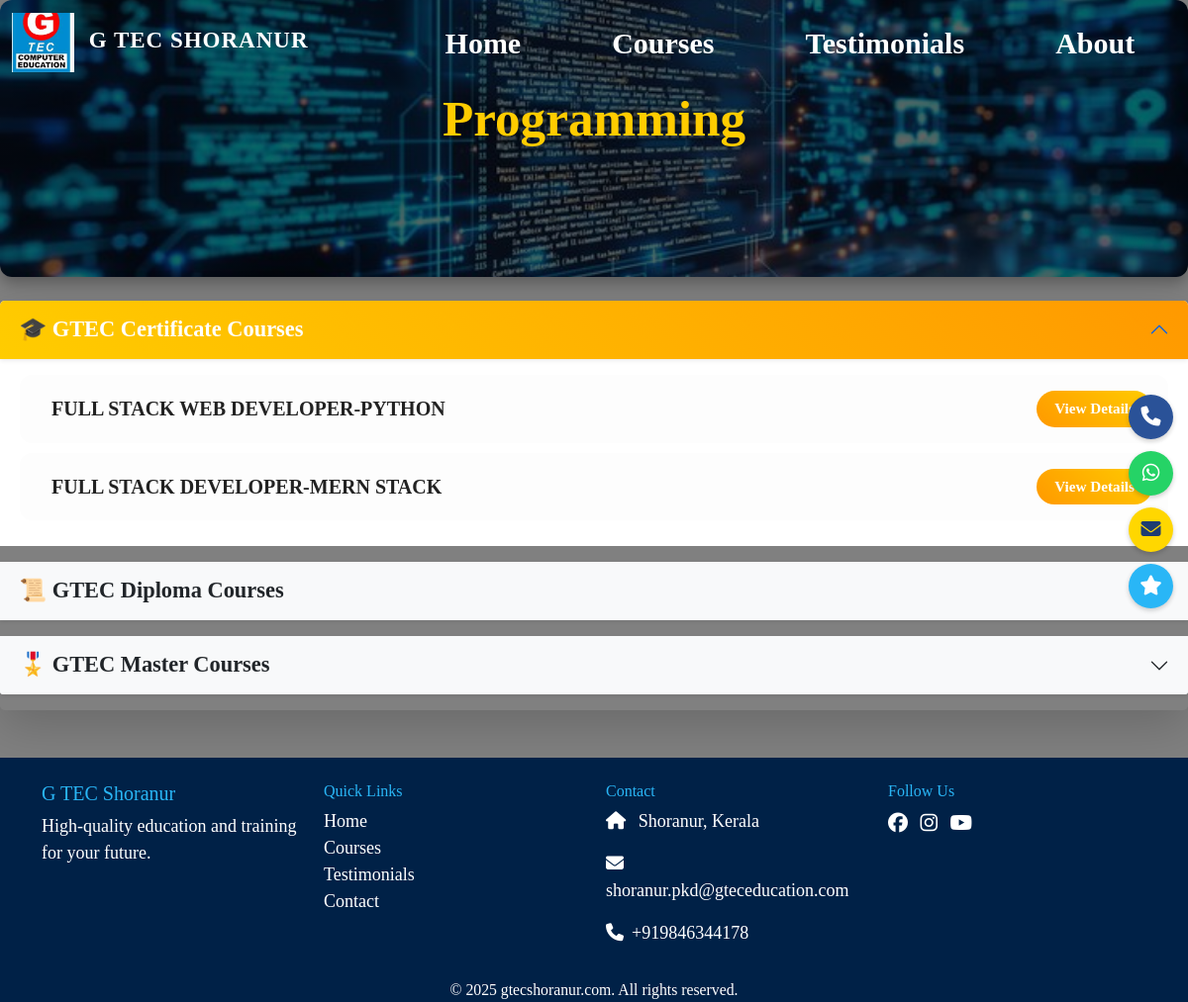
The app's page /category/2/ with its own data.
### main/models.py (models this page shows, shortened)
class Category(models.Model):
    name = models.CharField(max_length=100)
    image = models.ImageField(upload_to='categories/', blank=True, null=True)

class Course(models.Model):
    COURSE_TYPE_CHOICES = [
        ('certificate', 'G-TEC Certificate'),
        ('diploma', 'G-TEC Diploma'),
        ('master', 'Master Course'),
        ('special', 'G-TEC Special Program'),
        ('sap', 'SAP Course'),
    ]
    title=models.CharField(max_length=200)
    description = models.TextField()
    image = models.ImageField(upload_to='courses/', blank=True)
    category = models.ForeignKey(Category, on_delete=models.CASCADE, related_name='courses')
    details = models.TextField(blank=True, null=True)      # Add this
    duration = models.CharField(max_length=100, blank=True)  # Optional
    course_type = models.CharField(max_length=20, choices=COURSE_TYPE_CHOICES)

### main/views.py (the view)
# urls.py: path('category/<int:pk>/', CategoryDetailView.as_view(), name='category_detail'),
class CategoryDetailView(DetailView):
    model = Category
    template_name = 'main/category_detail.html'  # Create this template
    context_object_name = 'category'
    def get_context_data(self, **kwargs):
        context = super().get_context_data(**kwargs)
        category = self.get_object()
        context['certificate_courses'] = category.courses.filter(course_type='certificate')
        context['diploma_courses'] = category.courses.filter(course_type='diploma')
        context['master_courses'] = category.courses.filter(course_type='master')
        return context

### main/templates/main/category_detail.html (shortened to what this page needs)
{% extends 'main/base.html' %}
{% load static %}
{% block content %}
<div class="category-header text-white text-center py-5 mb-4" style="
  background: linear-gradient(rgba(0,0,0,0.6), rgba(0,0,0,0.6)), url('{{ category.image.url }}') center/cover no-repeat;
  border-radius: 12px;
  min-height: 280px;
  box-shadow: 0 6px 15px rgba(0,0,0,0.3);
">
  <h2 style="font-size: 3.2rem; font-weight: 900; color: #ffcc00; text-shadow: 2px 2px 8px rgba(0,0,0,0.6);">
    {{ category.name }}
  </h2>
</div>
<div class="accordion shadow-lg rounded-3 overflow-hidden" id="courseAccordion">
  <div class="accordion-item border-0 mb-3">
    <h2 class="accordion-header" id="headingCert">
      <button class="accordion-button fw-bold text-dark bg-light shadow-sm"
              type="button" data-bs-toggle="collapse" data-bs-target="#collapseCert">
        🎓 GTEC Certificate Courses
      </button>
    </h2>
    <div id="collapseCert" class="accordion-collapse collapse show" data-bs-parent="#courseAccordion">
      <div class="accordion-body bg-white">
        <ul class="course-list">
          {% for course in certificate_courses %}
          <li class="course-item d-flex justify-content-between align-items-center px-3 py-3">
            <div class="d-flex align-items-center">
              <span class="course-title">{{ course.title }}</span>
            </div>
            <a href="{% url 'course_detail' course.pk %}" class="btn btn-sm view-btn">
              View Details
            </a>
          </li>
          {% empty %}
          <p class="text-muted">No certificate courses available.</p>
          {% endfor %}
        </ul>
      </div>
    </div>
  </div>
  <div class="accordion-item border-0 mb-3">
    <h2 class="accordion-header" id="headingDiploma">
      <button class="accordion-button collapsed fw-bold text-dark bg-light shadow-sm"
              type="button" data-bs-toggle="collapse" data-bs-target="#collapseDiploma">
        📜 GTEC Diploma Courses
      </button>
    </h2>
  </div>
  <div class="accordion-item border-0 mb-3">
    <h2 class="accordion-header" id="headingMaster">
      <button class="accordion-button collapsed fw-bold text-dark bg-light shadow-sm"
              type="button" data-bs-toggle="collapse" data-bs-target="#collapseMaster">
        🎖️ GTEC Master Courses
      </button>
    </h2>
  </div>
</div>
{% endblock %}

### main/static/main/css/style.css (style rules this page uses)
html { scroll-behavior: smooth; }
@media (min-width: 768px) { .category-header { min-height: 400px; padding: 80px 30px; } }
@media (min-width: 768px) { .category-header h2 { font-size: 3rem; } }

### main/templates/main/base.html (style rules this page uses)
body { background-color: grey; font-family: 'Times New Roman', serif; color: #000000; }

### main/templates/main/category_detail.html (style rules this page uses)
.accordion-button { font-size: 1.4rem; padding: 1rem 1.2rem; transition: all 0.3s ease-in-out; }
.accordion-button:not(.collapsed) { background: linear-gradient(45deg, #ffcc00, #ff9900); color: #fff !important; box-shadow: 0 4px 12px rgba(0,0,0,0.15); }
.course-list { list-style: none; padding-left: 0; margin: 0; }
.course-item { background: #fdfdfd; border-radius: 12px; margin-bottom: 10px; transition: all 0.3s ease-in-out; font-size: 1.2rem; }
.course-title { font-weight: 600; color: #222; font-size: 1.25rem; }
.view-btn { background: linear-gradient(45deg, #ff9900, #ffcc00); color: #fff; font-size: 0.95rem; font-weight: 600; border-radius: 25px; padding: 7px 18px; border: none; transition: all 0.3s ease-in-out; }

### records on screen
Category: image (picture), name "Programming"
Course: title "FULL STACK WEB DEVELOPER-PYTHON"
Course: title "FULL STACK DEVELOPER-MERN STACK"
